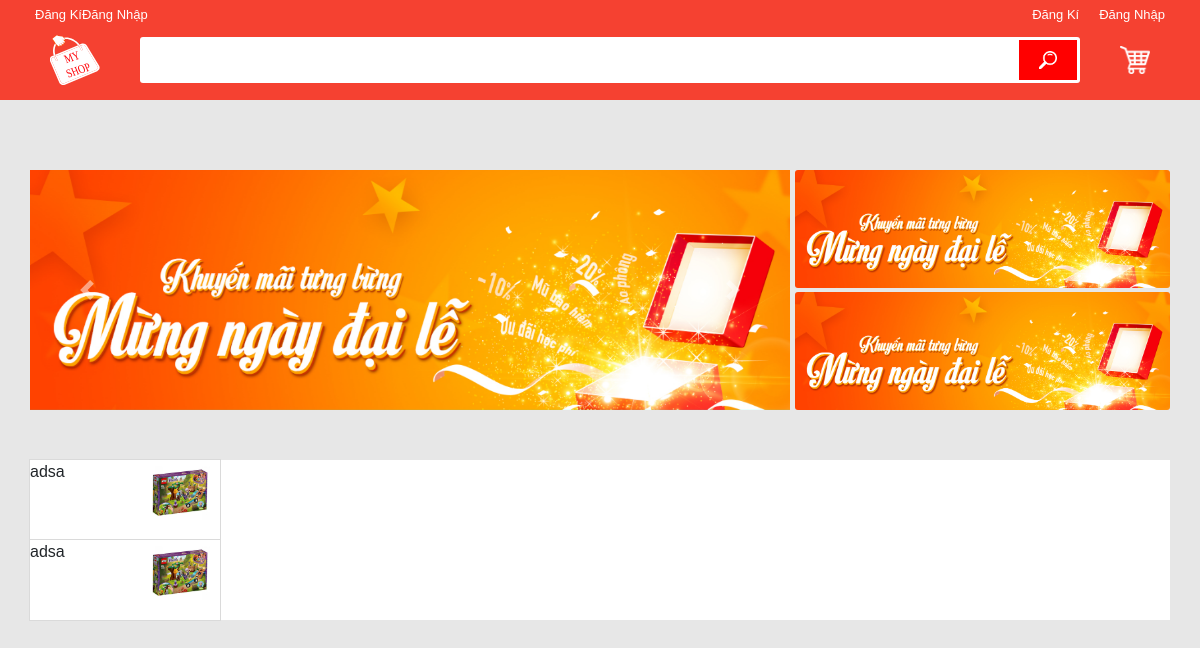
Before: / with the older database file.
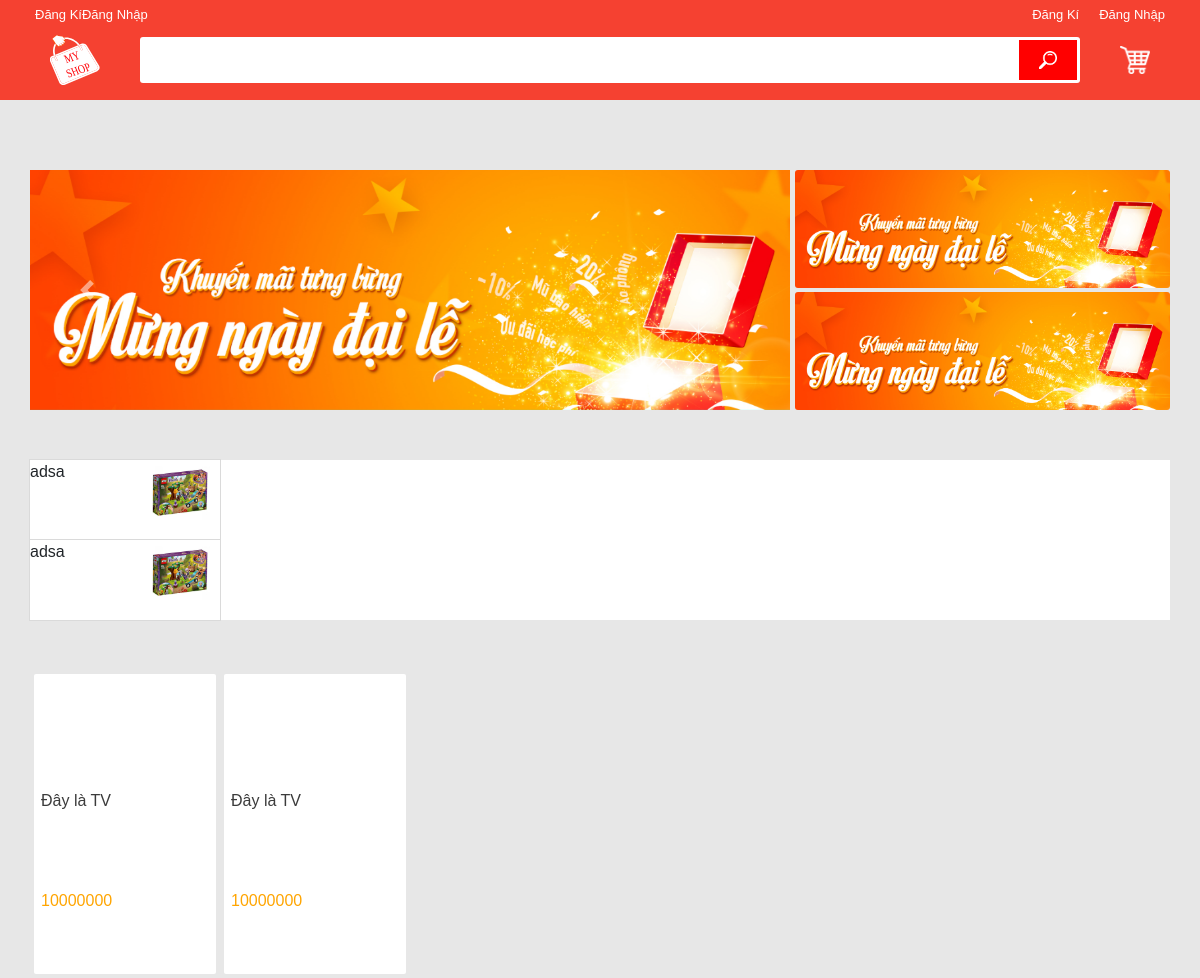
After: the same page with the newer database file.
### tables this page shows
CREATE TABLE HangHoa
(
	MSHH char(23) PRIMARY KEY,
	TenHH varchar(255) not null,
	Gia int not null,
	SoLuongHang tinyint not null,
	MaNhom char(23) not null,
	Hinh varchar(255) not null,
	MoTaHH varchar(255),
	CHECK(Gia>=0),
	CHECK (SoLuongHang>=0),
	CONSTRAINT fk_NhomHangHoa FOREIGN KEY (MaNhom) REFERENCES NhomHangHoa(MaNhom)

);

### mvc/core/Controller.php (called while the page is built, shortened)
<?php
class Controller
{
    public function view($view, $data = [])
    {
        require_once('./mvc/views/' . $view . '.php');
        return new $view;
    }
}

### mvc/controllers/home.php (called while the page is built, shortened)
<?php
class Home extends Controller
{
    function index()
    {
        $produce = $this->model('ProduceModel');
        $AllProduce = $produce->getAllProduce();
        $produce->getAllProduce();
        $index = $this->view('home', $data = ['page', 'index', 'AllProduce' => $AllProduce]);
    }
}

### mvc/core/App.php (called while the page is built, shortened)
<?php
class App
{
    private $action = 'index';
    private $params = [];
    function __construct()
    {
        $this->controller = new $this->controller;
        call_user_func_array([$this->controller, $this->action], $this->params);
    }
}

### index.php (called while the page is built, shortened)
<?php
new App();

### mvc/core/Db.php (called while the page is built, shortened)
<?php
class Db
{
    public $conn;
    protected $db_servername = "localhost";
    protected $db_username = "B1704786";
    protected $db_password = "B1704786";
    protected $db_name = "web";
    public function __construct()
    {
        $this->conn = new mysqli($this->db_servername, $this->db_username, $this->db_password, $this->db_name);
        $this->conn->set_charset("utf8");
    }
    public function GetAll($table)
    {
        try {
            $statment = $this->conn->prepare('SELECT * FROM ' . $table);
            $statment->execute();
            $data = $statment->get_result()->fetch_all(1);
        } catch (Throwable $th) {
            $th->getMessage();
        }
        return $data;
    }
}

### mvc/models/ProduceModel.php (called while the page is built, shortened)
<?php
class ProduceModel extends Db
{
    protected $table = 'HangHoa';
    public function getAllProduce()
    {
        $Produces = $this->GetAll($this->table);
        return $Produces;
    }
}

### mvc/views/pages/home/index.php (the view, shortened to what this page needs)
<link rel="stylesheet" href='/B1704786/public/css/home/index.css'>
<div class="promotion ">
    <div class="col-12 col-md-8 promotion-left">
        <div id="carouselExampleControls" class="carousel slide" data-ride="carousel">
            <div class="carousel-inner">
                <div class="carousel-item carousel-item-1 active">
                </div>
            </div>
            <a class="carousel-control-prev" href="#carouselExampleControls" role="button" data-slide="prev">
                <span class="carousel-control-prev-icon" aria-hidden="true"></span>
            </a>
            <a class="carousel-control-next" href="#carouselExampleControls" role="button" data-slide="next">
                <span class="carousel-control-next-icon" aria-hidden="true"></span>
            </a>
        </div>
    </div>
    <div class="col-md-4 promotion-right">
        <div class="promotion-right-item">
        </div>
        <div class="promotion-right-item">
        </div>
    </div>
</div>
<div>
    <div class="category">
        <div class="col-2 category-col">
            <div class="category-item">
                <div class="category-item-description">
                    adsa
                </div>
                <img class="category-item-img" src="Capture.PNG" alt="">
            </div>
            <div class="category-item">
                <div class="category-item-description">
                    adsa
                </div>
                <img class="category-item-img" src="Capture.PNG" alt="">
            </div>
        </div>
    </div>
</div>
<div class="products">
    <div class="row">
        <?php
        for ($i = 0; $i < count($data['AllProduce']); $i++) {
            echo '<div class="col-2">
                            <a href=".chitiethanghoa/dd" class="products-item">
                                <img class="products-item-img" src="' . $data['AllProduce'][$i]['Hinh'] . '" alt="">
                                <p>
                                ' . $data['AllProduce'][$i]['MoTaHH'] . '
                                </p>
                                <div>
                                    <div class="products-item-price">
                                        ' . $data['AllProduce'][$i]['Gia'] . '
                                    </div>
                                </div>
                            </a>
                        </div>';
        }
        ?>
    </div>
</div>

### mvc/views/home.php (shortened to what this page needs)
<!DOCTYPE html>
<html>
<head>
    <link rel="stylesheet" href="https://stackpath.bootstrapcdn.com/bootstrap/4.5.2/css/bootstrap.min.css">
</head>
<body>
    <link rel="stylesheet" href='/B1704786/public/css/home.css'>
    <div class="header container-fluid">
        <div class="header-top container ">
            <div class="header-top-right">
                <a href="#">Đăng Kí</a>
                <a href="#">Đăng Nhập</a>
            </div>
            <div class="header-top-right">
                <a class="header-top-right-item" href="<?= host . '/login/signup' ?>">Đăng Kí</a>
                <a class="header-top-right-item" href="<?= host . '/login' ?>">Đăng Nhập</a>
            </div>
        </div>
        <nav class="navbar navbar-expand navbar-dark header-bottom container">
            <a class="nav-item"><img class="pic" src="<?= host ?>/public/picture/shop.svg"></a>
            <form class="nav-item search-form-warp" method="get">
                <div class="search-form">
                    <input class="search-input" type="text">
                    <button class="search-img-warp">
                        <img class="search-img" src="<?= host ?>public/picture/searchpng.png">
                    </button>
                </div>
            </form>
            <img style="width: 30px;" class="nav-item" src="<?= host ?>public/images/icon/cart.png">
        </nav>
    </div>
    <div class="content">
        <?php
        require_once('./mvc/views/pages/home/index.php')
        ?>
    </div>
</body>
</html>

### public/css/home.css (style rules this page uses)
body { font-family: sans-serif; background-color : rgb(231, 231, 231); background-repeat : no-repeat; background-position-y: 100px; background-size : contain; width : auto; }
.container { padding: 0px; }
.header { position : fixed; background-color: rgb(245, 65, 49); color : white; top : 0; z-index : 999; }
a { text-decoration: none; color : white; }
.header-top { padding : 5px; height : 20px; font-size : small; display : flex; justify-content: space-between; }
.header-top-right { display : flex; justify-content: space-between; }
.header-top-right-item { margin-left: 20px; }
.header-bottom { padding-top : 15px; padding-bottom: 15px; }
.nav-item { margin-left : 20px; margin-right: 20px; }
.pic { width: 50px; }
.header-bottom .search-form-warp { padding: 0px; width : 100%; }
.header-bottom .search-form { display : flex; flex-direction : row; padding : 3px; border-radius : 3px; width : 100%; background-color: white; justify-content : space-between; }
.header-bottom .search-form .search-input { width : 90%; background-color: transparent; border : none; outline : none; height : 40px; }
.header-bottom .search-form .search-img-warp { display : flex; flex-direction : column; justify-content : center; border : none; padding-left : 20px; padding-right : 20px; background-color: rgb(255, 0, 0); position : relative; height : 40px; }
.header-bottom .search-form .search-img { border: none; margin: auto; height: 18px; }
.content { margin : auto; margin-top: 170px; width : 1140px; }

### public/css/home/index.css (style rules this page uses)
.promotion { margin-top: 150px; display : flex; }
.promotion .promotion-left { padding : 0px; background-color: aqua; height : 240px; }
.promotion .promotion-right { padding : 0px; padding-left : 5px; display : flex; flex-direction : column; justify-content: space-between; }
.carousel-item { height : 100%; background-size: cover; }
.carousel-item-1 { height : 240px; background-image: url('picture/promotion/1.png'); }
.promotion-right-item { background-image : url('picture/promotion/1.png'); border-image-repeat: none; background-size : cover; border-radius : 3px; height : 118px; }
.category { padding : 0px; display : flex; flex-direction : row; margin-top : 50px; background-color: white; height: 160px; }
.category .col-2 { padding: 0px; }
.category-col { display : flex; height : 100%; flex-direction : column; justify-content: space-evenly; }
.category-item { background-color: white; display : flex; flex-direction : row; justify-content : space-between; height : 80px; outline : 1px solid rgb(218, 218, 218); }
.category-item-img { margin-right: 10px; height : 60px; width : 60px; }
.products { margin-top: 50px; padding : 0px; }
.products .row { margin: auto; }
.col-2 { padding: 4px; }
.products-item { border-radius : 2px; color : rgb(59, 59, 59); display : flex; flex-direction : column; justify-content : space-evenly; background-color: white; height : 300px; }
.products-item p { height : 30px; word-break: break-all; width : 100%; padding : 7px; }
.products-item-price { color : orange; padding: 7px; }

Changed rows visible on the page:
added hanghoa: MoTaHH "Đây là TV", Gia "10000000"
added hanghoa: MoTaHH "Đây là TV", Gia "10000000"
